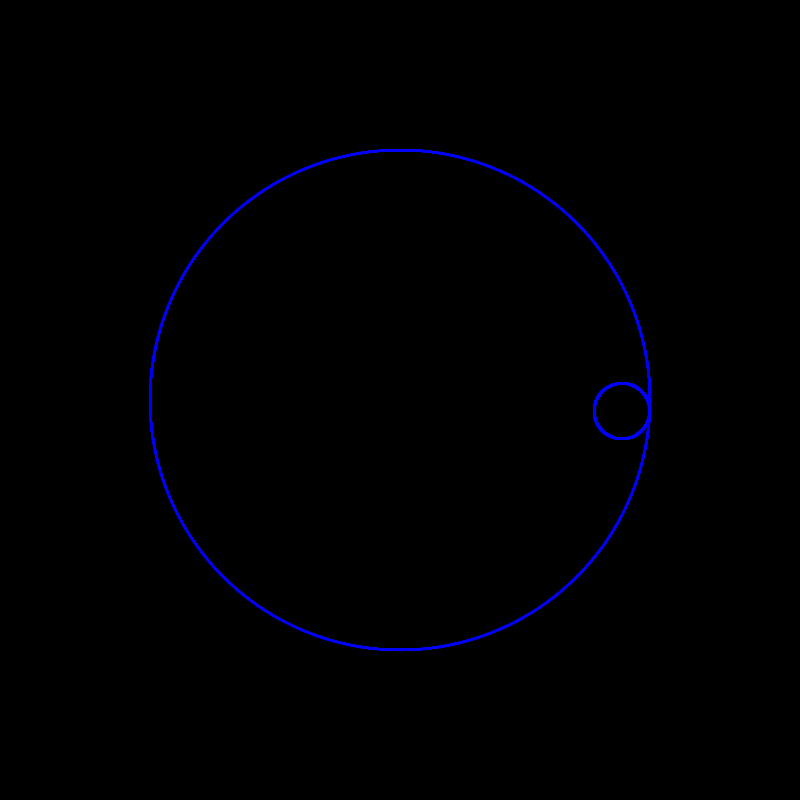
Frame 1 (no input)
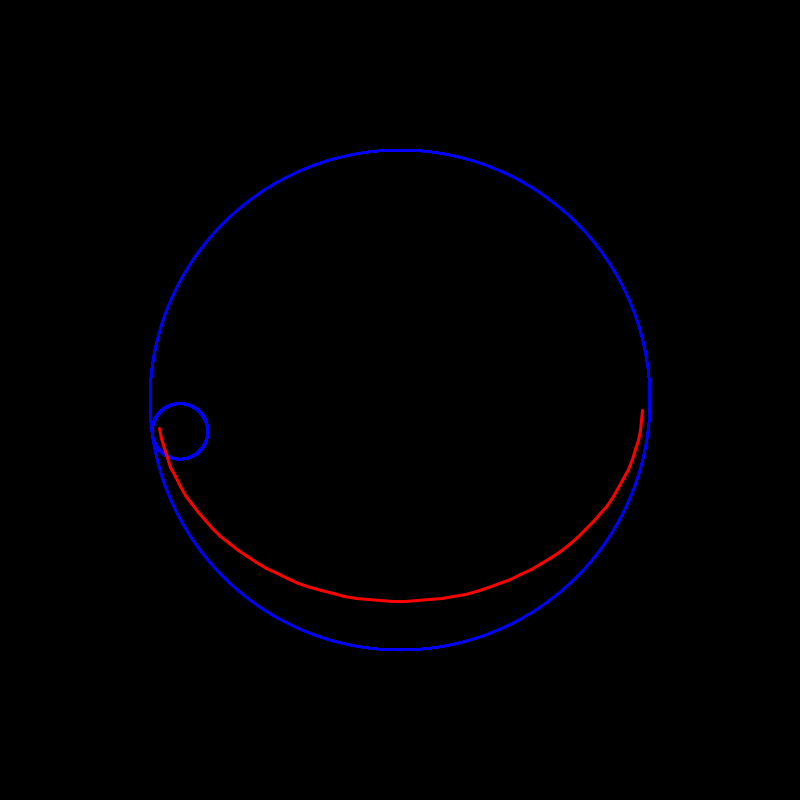
Frame 60 (the mouse pressed at the canvas centre just before this capture)
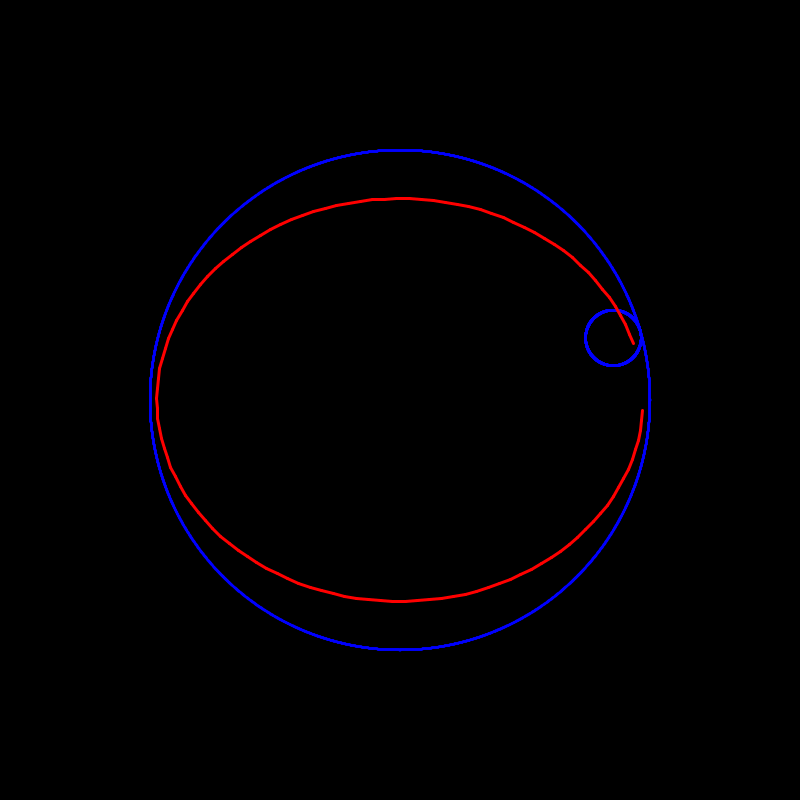
Frame 120 (the mouse held since frame 60 and released just before this capture)

The Processing sketch that drew these frames (run headless with seeded random() and noise(); from frame 60 on, the mouse is pressed at the canvas centre):

// Processing sketch: Spirograph
// ── Spirograph.pde
int cont = 0;
float porcentagemRaio = 0.75;

//ArrayList<PVector> ponto = new ArrayList<PVector>();
PVector[] ponto = new PVector[10000];

Circle engrenagemExterior;
Circle engrenagemMedia;
Circle engrenagemInterior;

void setup()
{
  size(800,800);
  float r = 500;
  //                            dentes,  raio  , vel 
  engrenagemExterior = new Circle(r  , 0.01);
  engrenagemMedia = new Circle(r/3  , 0.03);
  engrenagemInterior = new Circle(r/9  , 0.05);
}

void draw()
{
  background(0);
  translate(width/2, height/2);
  
  stroke(0,0,255);
  strokeWeight(2);
  
  engrenagemExterior.draw(0, 0);
  
  engrenagemInterior.update();
  
  engrenagemInterior.anguloRotacao = -engrenagemInterior.anguloTranslacao;
  
  float raio = engrenagemExterior.raio-engrenagemInterior.raio;
  
  engrenagemInterior.draw(raio*cos(engrenagemInterior.anguloTranslacao), raio*sin(engrenagemInterior.anguloTranslacao));
  
  engrenagemInterior.addPonto(raio*cos(engrenagemInterior.anguloTranslacao), raio*sin(engrenagemInterior.anguloTranslacao));
  
  if(cont > 9999)
  {
    cont = 0;
  }
  
  noFill();
  stroke(255,0,0);
  strokeWeight(3);
  
  for(int i=1; i<cont; i++)
  {
    line(ponto[i-1].x, ponto[i-1].y, ponto[i].x, ponto[i].y);
  }
  
}
// ── Circle.pde
class Circle
{
  float raio;
  float anguloRotacao;
  float anguloTranslacao;
  float velocidade;
  
  Circle(float raio, float velocidade)
  {
    this.raio = raio/2;
    this.anguloRotacao = 0;
    this.anguloTranslacao = 0;
    this.velocidade = velocidade;
  }
  
  void addPonto(float centroX, float centroY)
  {
    ponto[cont] = new PVector(centroX+porcentagemRaio*this.raio*cos(this.anguloRotacao), centroY+porcentagemRaio*this.raio*sin(this.anguloRotacao));
    cont++;
  }
  
  void update()
  {
    this.anguloTranslacao += this.velocidade;
  }
  
  void draw(float centroX, float centroY)
  {
    translate(centroX, centroY);
    rotate(this.anguloRotacao);
    
    for(float i=0; i<TWO_PI; i+=0.001)
    {
      point(this.raio*cos(i), this.raio*sin(i));
    }
    
    
    rotate(-this.anguloRotacao);
    translate(-centroX, -centroY);
    
  }
}
